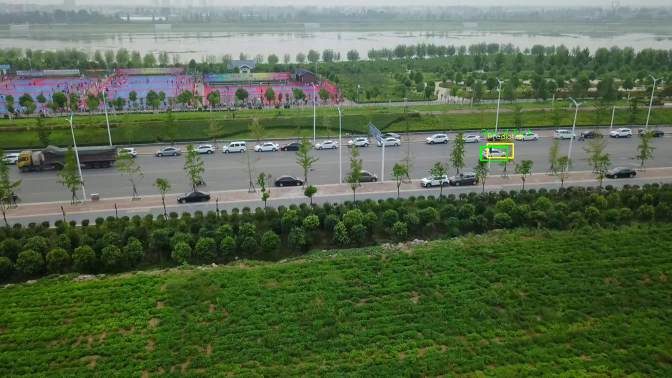
#> input picture frame 2 of video/uav0000003_00000_s.mp4, 1344 x 756 px, given in place of jog.mp4, which was not available (shown at 1/2 size)
$ python meanshift_test.py
#> lines starting #> are read from the running program, lines starting #| are printed output that depends on the picture; after the words box and inside, x2 and y2 are one past the last pixel; in counts of white or black regions, pixels touching at a corner belong together; pictures that were not available may be replaced by others from this repository, and a replacement may not be noted
import numpy as np
import cv2 as cv

video_path = "videos/jog.mp4"

cap = cv.VideoCapture(video_path)

# take first frame of the video
ret, frame = cap.read()
#> frame is the input picture: shape (756, 1344, 3); mean B, G, R 74, 104.4, 86.7

# setup initial location of window
x, y, w, h = 625, 375, 75, 125  # simply hardcoded the values
track_window = (x, y, w, h)

# Step 1: Extract ROI
roi = frame[y:y+h, x:x+w]
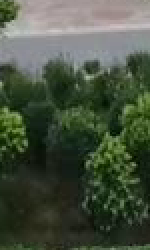
#> roi: shape (125, 75, 3) (shown 2 times larger); mean B, G, R 63.7, 81.6, 71.2

# Define the central subwindow (half the size of the ROI, centered in the middle)
subwindow_w, subwindow_h = w // 2, h // 2
subwindow_x = w // 4  # Center horizontally within ROI
subwindow_y = h // 4  # Center vertically within ROI
subwindow = roi[subwindow_y:subwindow_y + subwindow_h, subwindow_x:subwindow_x + subwindow_w]
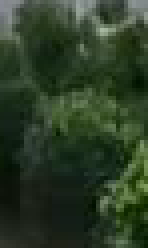
#> subwindow: shape (62, 37, 3) (shown 4 times larger); mean B, G, R 38.4, 60.3, 43.9

# Convert the subwindow to HSV
hsv_subwindow = cv.cvtColor(subwindow, cv.COLOR_BGR2HSV)
#> hsv_subwindow: shape (62, 37, 3); mean H, S, V 55, 104.3, 60.3

# Step 2: Reshape the subwindow for k-means clustering
pixels = hsv_subwindow.reshape((-1, 3))
#> pixels = 2294 rows, first 8: [113, 21, 148], [105, 15, 140], [105, 14, 143], [94, 13, 142], [94, 13, 138], [69, 14, 125], [69, 19, 92], [60, 34, 82]
pixels = np.float32(pixels)

# Step 3: Apply k-means clustering
k = 3  # Use a small number of clusters for simplicity
criteria = (cv.TERM_CRITERIA_EPS + cv.TERM_CRITERIA_MAX_ITER, 10, 1.0)
_, labels, centers = cv.kmeans(pixels, k, None, criteria, 10, cv.KMEANS_RANDOM_CENTERS)
#> labels = 2294 values, max 2 at index 174, min 0 at index 62, mean 0.712; centers = [[55.15, 92.04, 54.03], [59.03, 49.66, 112.2], [52.87, 155.4, 47.83]]

# Step 4: Find the most dominant cluster
label_counts = np.bincount(labels.flatten())  # Count the number of pixels in each cluster
#> label_counts = [1318, 319, 657]
dominant_index = np.argmax(label_counts)      # Index of the most frequent cluster
#> dominant_index = 0
dominant_color = centers[dominant_index]      # HSV value of the dominant color
#> dominant_color = [55.15, 92.04, 54.03]

# Step 5: Define an HSV range around the dominant color
h, s, v = dominant_color
#> h = 55.15; s = 92.04; v = 54.03
lower_bound = np.array([max(h - 10, 0), max(s - 50, 0), max(v - 50, 0)])
#> lower_bound = [45.15, 42.04, 4.03]
upper_bound = np.array([min(h + 10, 180), min(s + 50, 255), min(v + 50, 255)])
#> upper_bound = [65.15, 142, 104]

# Step 6: Create the mask for the dominant color
hsv_roi = cv.cvtColor(roi, cv.COLOR_BGR2HSV)
#> hsv_roi: shape (125, 75, 3); mean H, S, V 53.3, 85.7, 83.2
mask = cv.inRange(hsv_roi, lower_bound, upper_bound)
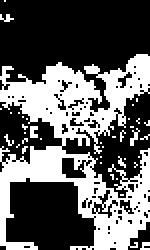
#> mask: shape (125, 75) (shown 2 times larger); 37.7% white; 39 white regions (37 under 20 px), largest, box (x1, y1, x2, y2) and area: (0, 27, 75, 125) 3369, (15, 63, 19, 69) 20

# Use the mask to calculate the histogram
roi_hist = cv.calcHist([hsv_roi], [0], mask, [180], [0, 180])
#> roi_hist = 180 values, max 606 at index 50, min 0 at index 0, mean 19.63
cv.normalize(roi_hist, roi_hist, 0, 255, cv.NORM_MINMAX)

# Setup the termination criteria, either 10 iteration or move by at least 1 pt
term_crit = (cv.TERM_CRITERIA_EPS | cv.TERM_CRITERIA_COUNT, 10, 1)

while(1):
    ret, frame = cap.read()
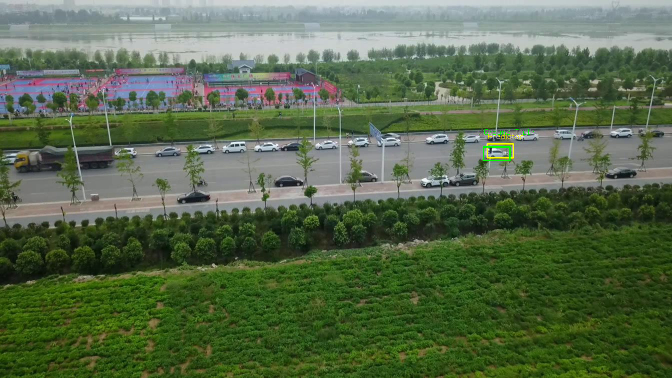
#> input picture frame 3 of video/uav0000003_00000_s.mp4, 1344 x 756 px, given in place of jog.mp4, which was not available (shown at 1/2 size)
#> frame is the input picture: shape (756, 1344, 3); mean B, G, R 74.1, 104.7, 86.8

    if ret == True:
        hsv = cv.cvtColor(frame, cv.COLOR_BGR2HSV)
#> hsv: shape (756, 1344, 3); mean H, S, V 57.7, 108.4, 106.5
        dst = cv.calcBackProject([hsv], [0], roi_hist, [0, 180], 1)
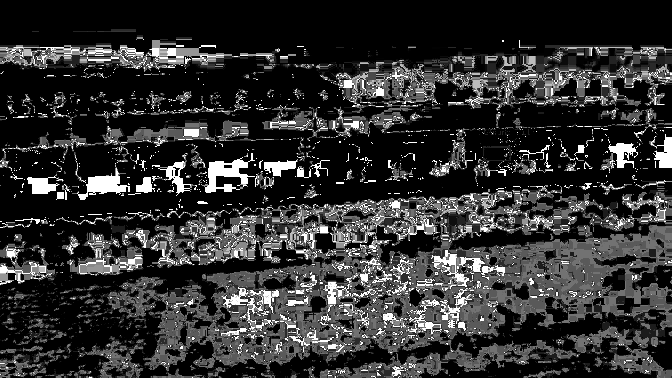
#> dst: shape (756, 1344) (shown at 1/2 size); min 0, max 255, mean 48.5

        # apply meanshift to get the new location
        ret, track_window = cv.meanShift(dst, track_window, term_crit)
#> ret = 10; track_window = (647, 398, 75, 125)

        # Draw it on image
        x, y, w, h = track_window
#> x = 647; y = 398; w = 75; h = 125
        img2 = cv.rectangle(frame, (x, y), (x+w, y+h), 255, 2)
        cv.imshow('img2', img2)

        k = cv.waitKey(30) & 0xff
#> (key Esc is pressed here)
        if k == 27:
            break
    else:
        break

$ run again, starting later in the video
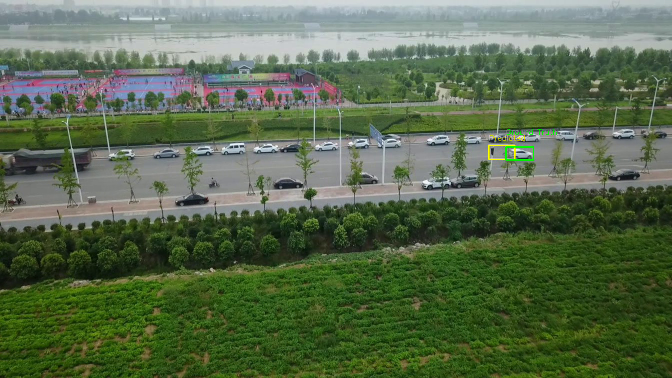
#> input picture frame 11 of video/uav0000003_00000_s.mp4, 1344 x 756 px, given in place of jog.mp4, which was not available (shown at 1/2 size)
#> frame is the input picture: shape (756, 1344, 3); mean B, G, R 75.7, 105.6, 88
#> hsv_subwindow: shape (62, 37, 3); mean H, S, V 59.3, 99.7, 71
#> pixels = 2294 rows, first 8: [106, 19, 151], [100, 15, 151], [100, 15, 149], [100, 16, 148], [100, 16, 147], [100, 15, 155], [100, 15, 150], [106, 19, 150]
#> labels = 2294 values, max 2 at index 396, min 0 at index 0, mean 1.05; centers = [[81.55, 29.24, 136.2], [55.36, 96.7, 61.6], [52.43, 162.6, 44.94]]
#> label_counts = [405, 1369, 520]
#> dominant_index = 1
#> dominant_color = [55.36, 96.7, 61.6]
#> `h, s, v = dominant_color`: h = 55.36; s = 96.7; v = 61.6
#> lower_bound = [45.36, 46.7, 11.6]
#> upper_bound = [65.36, 146.7, 111.6]
#> hsv_roi: shape (125, 75, 3); mean H, S, V 53, 84.7, 89.5
#> `mask = cv.inRange(hsv_roi, lower_bound, upper_bound)`:
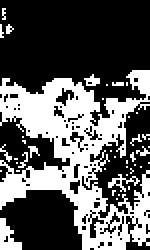
#> mask: shape (125, 75) (shown 2 times larger); 35.9% white; 42 white regions (38 under 20 px), largest, box (x1, y1, x2, y2) and area: (0, 35, 75, 125) 3025, (0, 109, 11, 125) 100, (54, 87, 70, 96) 46, (42, 37, 50, 43) 28
#> roi_hist = 180 values, max 498 at index 50, min 0 at index 0, mean 18.71
#> hsv: shape (756, 1344, 3); mean H, S, V 58.5, 105.6, 107.5
#> `dst = cv.calcBackProject([hsv], [0], roi_hist, [0, 180], 1)`:
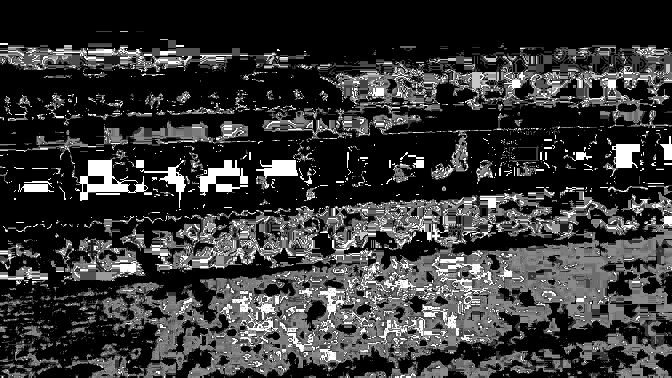
#> dst: shape (756, 1344) (shown at 1/2 size); min 0, max 255, mean 54.2
#> ret = 10; track_window = (656, 408, 75, 125)
#> `x, y, w, h = track_window`: x = 656; y = 408; w = 75; h = 125

$ run again, starting later in the video
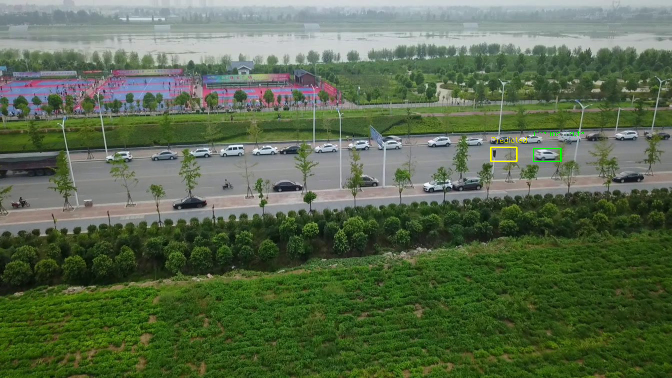
#> input picture frame 20 of video/uav0000003_00000_s.mp4, 1344 x 756 px, given in place of jog.mp4, which was not available (shown at 1/2 size)
#> frame is the input picture: shape (756, 1344, 3); mean B, G, R 77.5, 105.7, 89.3
#> hsv_subwindow: shape (62, 37, 3); mean H, S, V 64.3, 89.1, 82.9
#> pixels = 2294 rows, first 8: [100, 10, 146], [100, 10, 146], [100, 10, 146], [113, 7, 147], [113, 7, 147], [113, 7, 152], [113, 7, 152], [130, 5, 153]
#> labels = 2294 values, max 2 at index 0, min 0 at index 451, mean 0.82; centers = [[53.37, 89.01, 70.8], [53.35, 146.8, 46.09], [95.68, 20.94, 147]]
#> label_counts = [1003, 700, 591]
#> dominant_index = 0
#> dominant_color = [53.37, 89.01, 70.8]
#> `h, s, v = dominant_color`: h = 53.37; s = 89.01; v = 70.8
#> lower_bound = [43.37, 39.01, 20.8]
#> upper_bound = [63.37, 139, 120.8]
#> hsv_roi: shape (125, 75, 3); mean H, S, V 57.6, 78.9, 96.1
#> `mask = cv.inRange(hsv_roi, lower_bound, upper_bound)`:
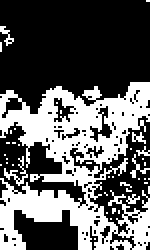
#> mask: shape (125, 75) (shown 2 times larger); 37% white; 40 white regions (35 under 20 px), largest, box (x1, y1, x2, y2) and area: (0, 41, 75, 125) 3246, (2, 78, 14, 93) 49, (65, 77, 75, 89) 29, (0, 13, 7, 23) 26, (66, 66, 73, 72) 21
#> roi_hist = 180 values, max 468 at index 50, min 0 at index 0, mean 19.27
#> hsv: shape (756, 1344, 3); mean H, S, V 58.9, 103.8, 107.8
#> `dst = cv.calcBackProject([hsv], [0], roi_hist, [0, 180], 1)`:
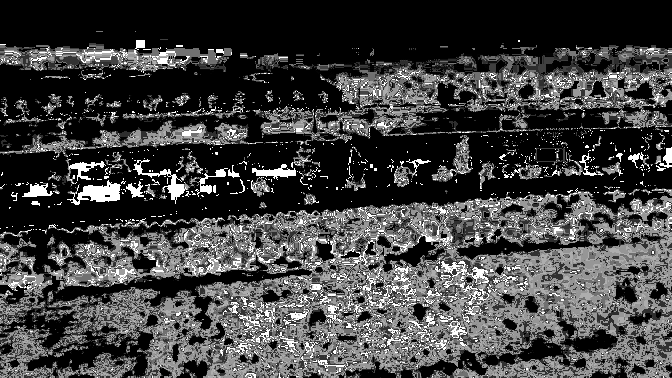
#> dst: shape (756, 1344) (shown at 1/2 size); min 0, max 255, mean 65.1
#> ret = 10; track_window = (639, 415, 75, 125)
#> `x, y, w, h = track_window`: x = 639; y = 415; w = 75; h = 125
